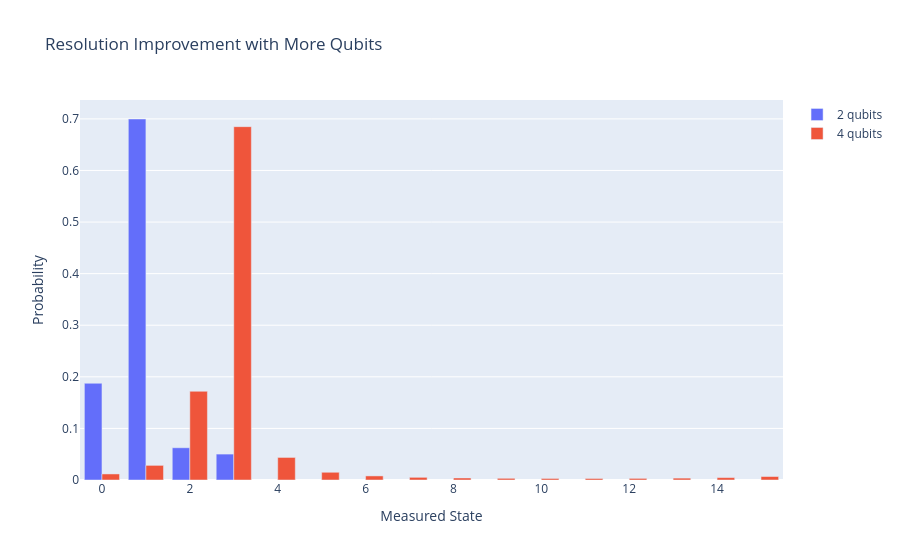

Notebook code for this chart:
### Markdown cell above
## Visaulization for qubits comparison

### Code cell
theta = math.pi / 3

r2 = simulate_qpe(theta, n_count=2)
r4 = simulate_qpe(theta, n_count=4)


fig = go.Figure()

fig.add_trace(go.Bar(
    x=list(range(2 ** 2)),
    y=r2["probabilities"],
    name="2 qubits"
))
fig.add_trace(go.Bar(
    x=list(range(2 ** 4)),
    y=r4["probabilities"],
    name="4 qubits"
))



fig.update_layout(
    title="Resolution Improvement with More Qubits",
    xaxis_title="Measured State",
    yaxis_title="Probability",
    barmode="group"
)

fig.show()

### Figure 1 — Plotly figure (JSON) as saved in the notebook; plotly's stock layout.template omitted (floating-point values rounded to 4 significant figures)
{"data": [{"name": "2 qubits", "type": "bar", "x": [0, 1, 2, 3], "y": [0.1875, 0.6998, 0.0625, 0.05024]}, {"name": "4 qubits", "type": "bar", "x": [0, 1, 2, 3, 4, 5, 6, 7, 8, 9, 10, 11, 12, 13, 14, 15], "y": [0.01172, 0.02835, 0.172, 0.6849, 0.04373, 0.01498, 0.007905, 0.005183, 0.003906, 0.003267, 0.00298, 0.002942, 0.00314, 0.003642, 0.004655, 0.006739]}], "layout": {"barmode": "group", "title": {"text": "Resolution Improvement with More Qubits"}, "xaxis": {"title": {"text": "Measured State"}}, "yaxis": {"title": {"text": "Probability"}}}}
